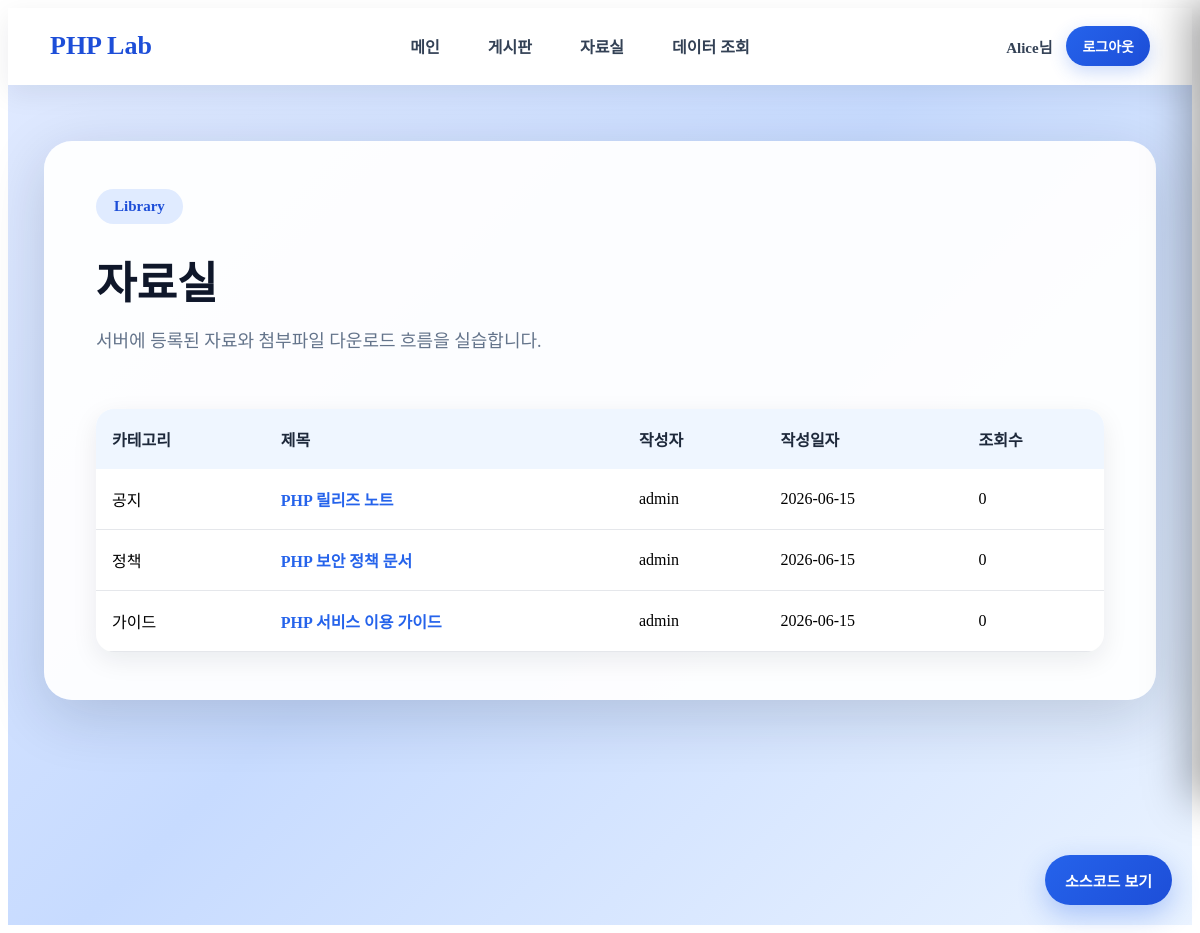
Page /library.php (signed in) on the committed database.
### tables this page shows
CREATE TABLE library_posts (
    id INT AUTO_INCREMENT PRIMARY KEY,
    category VARCHAR(100) NOT NULL,
    title VARCHAR(255) NOT NULL,
    author VARCHAR(100) NOT NULL,
    content TEXT NOT NULL,
    file_name VARCHAR(255) NOT NULL,
    views INT NOT NULL DEFAULT 0,
    created_at DATETIME NOT NULL DEFAULT CURRENT_TIMESTAMP
) DEFAULT CHARSET=utf8mb4 COLLATE=utf8mb4_unicode_ci;

### src/library.php (the view, shortened to what this page needs)
<?php
require_once "layout.php";
$db = get_db();
$stmt = $db->query("
    SELECT *
    FROM library_posts
    ORDER BY id DESC
");
$posts = $stmt->fetchAll();
?>
<div class="modern-page-wrapper">
    <section class="modern-page-card">
        <div class="page-title-row">
            <div>
                <div class="hero-badge">Library</div>
                <h1>자료실</h1>
                <p>서버에 등록된 자료와 첨부파일 다운로드 흐름을 실습합니다.</p>
            </div>
        </div>
        <table class="modern-table">
            <thead>
                <tr>
                    <th>카테고리</th>
                    <th>제목</th>
                    <th>작성자</th>
                    <th>작성일자</th>
                    <th>조회수</th>
                </tr>
            </thead>
            <tbody>
                <?php foreach ($posts as $post): ?>
                    <tr>
                        <td><?= htmlspecialchars($post["category"]) ?></td>
                        <td>
                            <a href="/labs/php/library_view.php?id=<?= $post["id"] ?>">
                                <?= htmlspecialchars($post["title"]) ?>
                            </a>
                        </td>
                        <td><?= htmlspecialchars($post["author"]) ?></td>
                        <td><?= htmlspecialchars(substr($post["created_at"], 0, 10)) ?></td>
                        <td><?= htmlspecialchars($post["views"]) ?></td>
                    </tr>
                <?php endforeach; ?>
            </tbody>
        </table>
    </section>
</div>

### src/style.css (style rules this page uses)
.hero-badge { display: inline-block; padding: 9px 18px; border-radius: 999px; background: #e0ebff; color: #1d4ed8; font-size: 15px; font-weight: 700; margin-bottom: 24px; }
.modern-page-wrapper { min-height: calc(100vh - 72px); display: flex; justify-content: center; align-items: flex-start; padding: 56px 36px; background: linear-gradient(135deg, #dfe9ff 0%, #c7dbff 45%, #eaf3ff 100%); }
.modern-page-card { width: 100%; max-width: 1180px; background: rgba(255,255,255,0.95); border-radius: 28px; padding: 48px 52px; box-shadow: 0 16px 60px rgba(15,23,42,0.16); }
.page-title-row { display: flex; align-items: center; justify-content: space-between; gap: 24px; margin-bottom: 34px; }
.modern-page-card h1 { margin: 0; font-size: 44px; font-weight: 900; color: #0f172a; }
.modern-page-card p, .page-subtitle { margin-top: 14px; font-size: 18px; line-height: 1.7; color: #64748b; }
.modern-table { width: 100%; border-collapse: collapse; overflow: hidden; border-radius: 18px; background: white; box-shadow: 0 8px 26px rgba(15,23,42,0.08); }
.modern-table th { background: #eff6ff; color: #1e293b; font-size: 16px; padding: 18px 16px; text-align: left; }
.modern-table td { padding: 18px 16px; border-bottom: 1px solid #e5e7eb; font-size: 16px; }
.modern-table a { color: #2563eb; font-weight: 700; text-decoration: none; }

### rows in the picture
library_posts: category "공지", title "PHP 릴리즈 노트", author "admin", created_at "2026-06-15", views "0"
library_posts: category "정책", title "PHP 보안 정책 문서", author "admin", created_at "2026-06-15", views "0"
library_posts: category "가이드", title "PHP 서비스 이용 가이드", author "admin", created_at "2026-06-15", views "0"

### other values in the picture
$userName "Alice"
